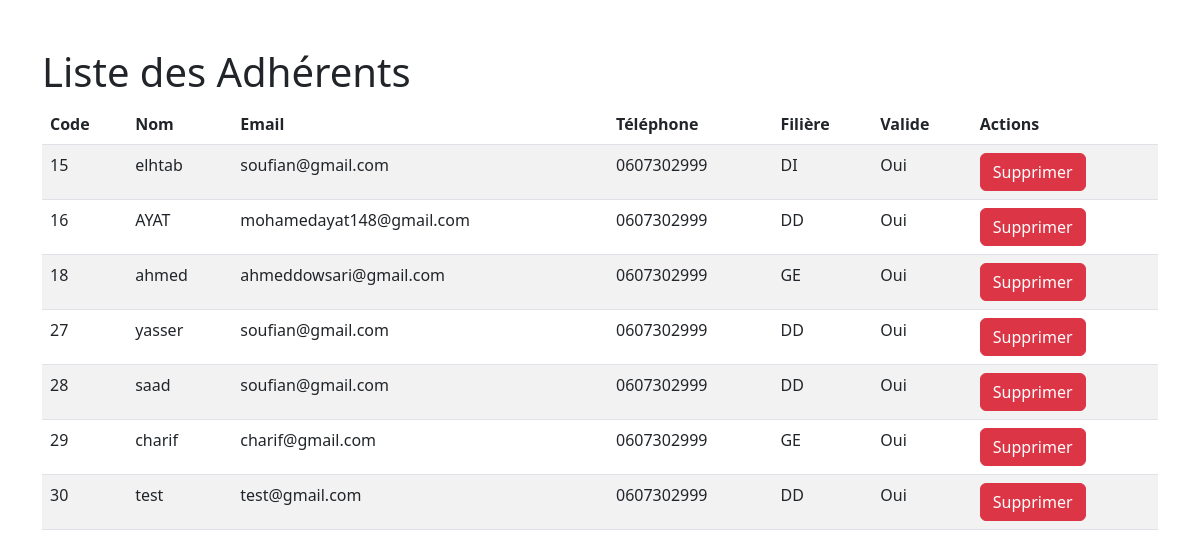
/liste_adherents.php, run on the app's committed database.
### tables this page shows
CREATE TABLE `adherents` (
  `CodeAdhrents` int NOT NULL AUTO_INCREMENT,
  `Coderesponsable` int DEFAULT NULL,
  `CodeClub` int DEFAULT NULL,
  `Nom` varchar(30) DEFAULT NULL,
  `prenom` varchar(30) DEFAULT NULL,
  `telephone` varchar(30) DEFAULT NULL,
  `pwd` varchar(45) DEFAULT NULL,
  `email` varchar(30) DEFAULT NULL,
  `fielere` enum('DD','DI','GE') DEFAULT NULL,
  `valide` tinyint(1) DEFAULT (false),
  `picture` varchar(255) DEFAULT NULL,
  PRIMARY KEY (`CodeAdhrents`),
  KEY `Coderesponsable` (`Coderesponsable`),
  KEY `CodeClub` (`CodeClub`),
  CONSTRAINT `adherents_ibfk_1` FOREIGN KEY (`Coderesponsable`) REFERENCES `responsable` (`Code`),
  CONSTRAINT `adherents_ibfk_2` FOREIGN KEY (`CodeClub`) REFERENCES `club` (`CodeClub`)
);

### liste_adherents.php (the view, shortened to what this page needs)
<!DOCTYPE html>
<html lang="en">
<head>
    <link href="https://cdn.jsdelivr.net/npm/bootstrap@5.2.0/dist/css/bootstrap.min.css" rel="stylesheet"
>
</head>
<body>
    <div class="container">
        <h1 class="mt-5">Liste des Adhérents</h1>
        <table id="example" class="table table-striped" style="width:100%">
            <thead>
                <tr>
                    <th>Code</th>
                    <th>Nom</th>
                    <th>Email</th>
                    <th>Téléphone</th>
                    <th>Filière</th>
                    <th>Valide</th>
                    <th>Actions</th>
                </tr>
            </thead>
            <tbody>
                <?php
                include_once("connexion.php");
                $query = "SELECT CodeAdhrents, Nom, email, telephone, fielere, valide FROM Adherents";
                $pdostmt = $connexion->prepare($query);
                $pdostmt->execute();
                while ($ligne = $pdostmt->fetch(PDO::FETCH_ASSOC)):
                ?>
                <tr>
                    <td><?php echo $ligne["CodeAdhrents"]; ?></td>
                    <td><?php echo $ligne["Nom"]; ?></td>
                    <td><?php echo $ligne["email"]; ?></td>
                    <td><?php echo $ligne["telephone"]; ?></td>
                    <td><?php echo $ligne["fielere"]; ?></td>
                    <td><?php echo $ligne["valide"] ? 'Oui' : 'Non'; ?></td>
                    <td>
                        <a href="supprimer_adherent.php?id=<?php echo $ligne["CodeAdhrents"]; ?>"
                            class="btn btn-danger" onclick="return confirm('Etes-vous sûr de supprimer cet événement ?')">Supprimer</a>
                    </td>
                </tr>
                <?php endwhile; ?>
            </tbody>
        </table>
    </div>
</body>
</html>

### data on the page
adherents: CodeAdhrents "15", Nom "elhtab", email "soufian@gmail.com", telephone "0607302999", fielere "DI", valide "Oui"
adherents: CodeAdhrents "16", Nom "AYAT", email "mohamedayat148@gmail.com", telephone "0607302999", fielere "DD", valide "Oui"
adherents: CodeAdhrents "18", Nom "ahmed", email "ahmeddowsari@gmail.com", telephone "0607302999", fielere "GE", valide "Oui"
adherents: CodeAdhrents "27", Nom "yasser", email "soufian@gmail.com", telephone "0607302999", fielere "DD", valide "Oui"
adherents: CodeAdhrents "28", Nom "saad", email "soufian@gmail.com", telephone "0607302999", fielere "DD", valide "Oui"
adherents: CodeAdhrents "29", Nom "charif", email "charif@gmail.com", telephone "0607302999", fielere "GE", valide "Oui"
adherents: CodeAdhrents "30", Nom "test", email "test@gmail.com", telephone "0607302999", fielere "DD", valide "Oui"
